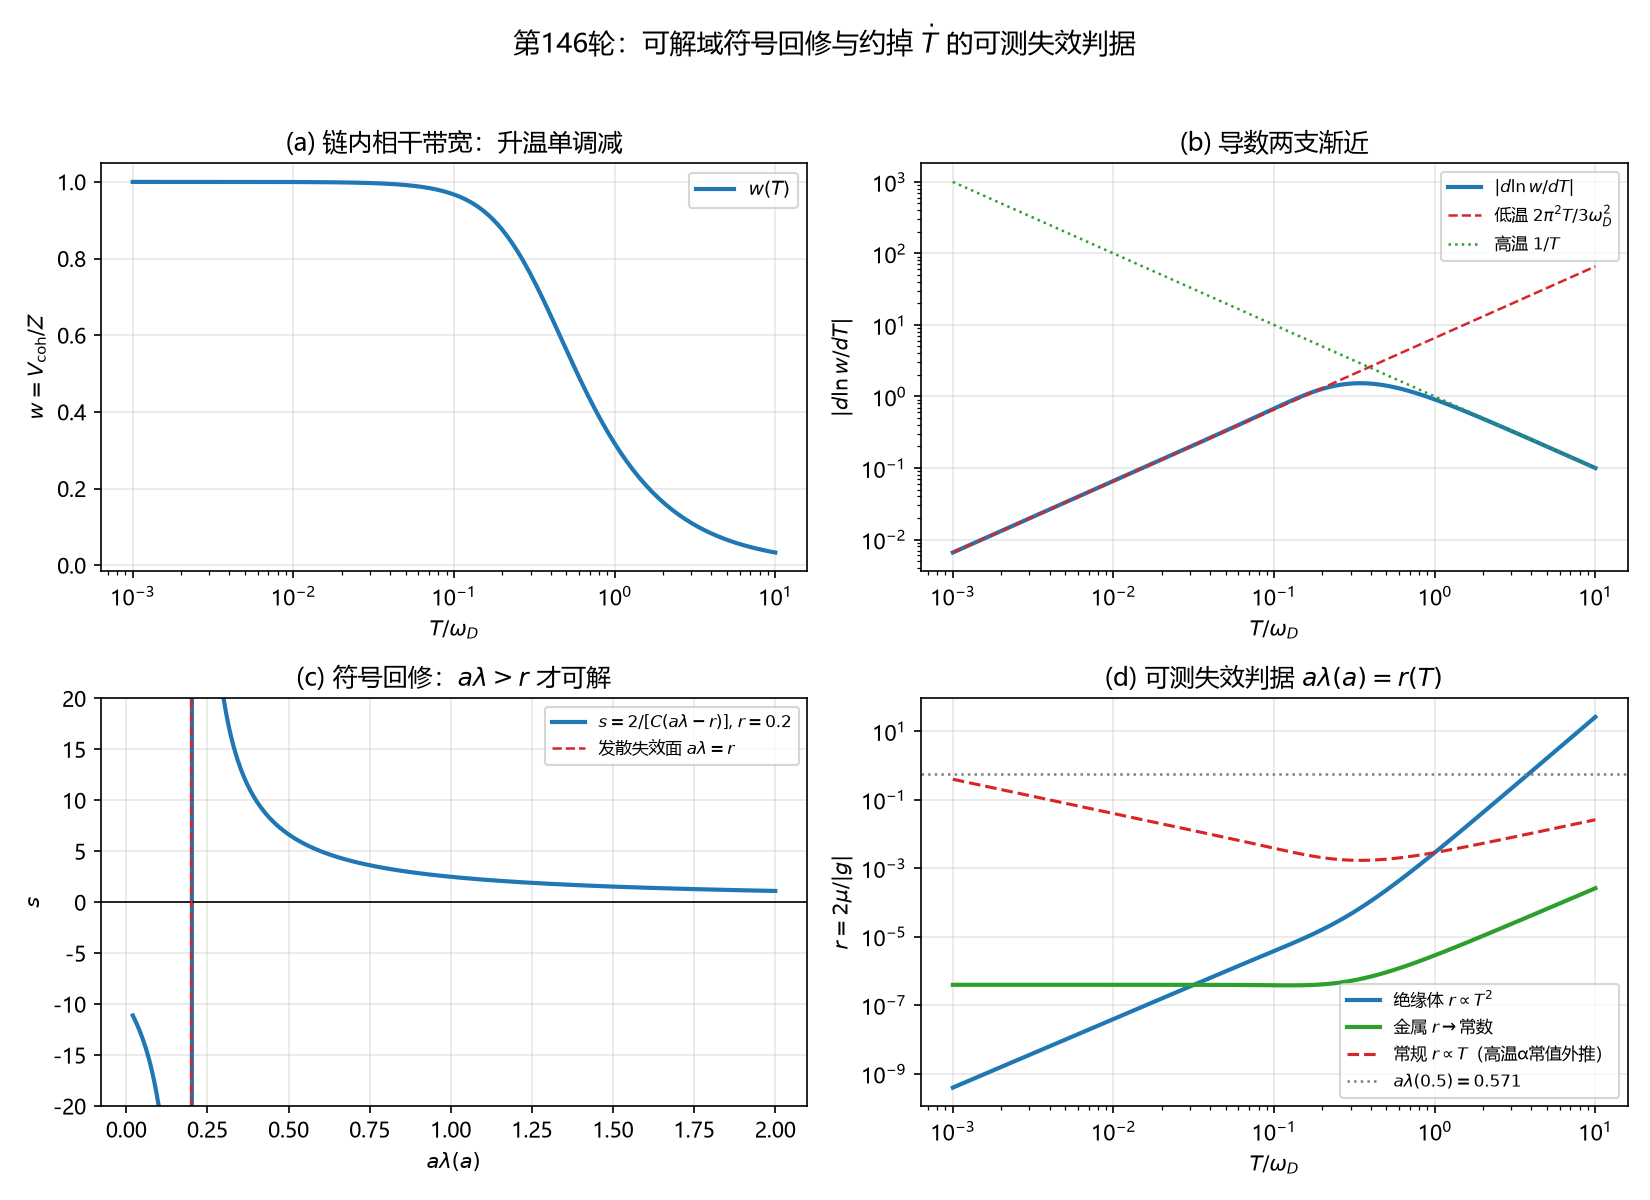

Source code (Python):
# -*- coding: utf-8 -*-
"""
第 146 轮：环 17 R154.5 可解域符号回修 + 约掉 Tdot 的可测失效判据（无拟合，恒等式 + 解析谱积分）

A 段：Debye 相干带宽 w(T)=(2/wD^2)∫ om*tanh(om/2T) dom，w(0)=1、严格减。
B 段：低温 |dlnw/dT| -> (2 pi^2/3) T/wD^2；高温 -> 1/T。
C 段：可解域符号 R155.1：g<0 时 aLam>r 给 s>0，aLam->r+ 发散，aLam<=r 无物理解。
D 段：Tdot 约掉恒等式 R155.3：不同 Tdot 给同一 r=2 alpha_V/(3 eps |dlnw/dT|)。
E 段：r(T) 两支渐近：绝缘体 r ∝ T^2 -> 0、金属 r -> const、高温 r ∝ T。
F 段：超导温区量级：r<<1，aLam(a)-r>0 稳定，失效面不可达；与 A->0 瓶颈互补。
"""
import math
import csv
import numpy as np
from scipy.integrate import quad
from scipy.optimize import brentq
from scipy.stats import norm
import matplotlib
matplotlib.use("Agg")
import matplotlib.pyplot as plt

plt.rcParams["font.sans-serif"] = ["Microsoft YaHei", "SimHei", "DejaVu Sans"]
plt.rcParams["axes.unicode_minus"] = False

WD = 1.0                      # Debye 截止（无量纲化，T 以 wD 为单位）
WD_PHYS = 1000.0              # 示意 Debye 温度 K（材料值外生，仅量级）
NU = 9.0                      # chi^2 自由度（R-143/145 口径）
PC = 0.59274602               # 二维方格渗流阈值
EPS = 2.5929                  # R-145：nu=9,p_c,t=1 处尾概率弹性 epsilon_nu
PI2_3 = 2.0 * math.pi ** 2 / 3.0

REC = []
def record(key, value, note):
    REC.append((key, value, note))


# ------------------------------------------------------------------ A 段：w(T)
def w_of(T):
    if T <= 0:
        return 1.0
    val = quad(lambda om: om * math.tanh(om / (2.0 * T)), 0.0, WD,
               epsabs=1e-14, epsrel=1e-14)[0]
    return 2.0 * val / WD ** 2


Tgrid = np.array([1e-3, 3e-3, 1e-2, 3e-2, 0.1, 0.3, 1.0, 3.0, 10.0])
wgrid = np.array([w_of(float(t)) for t in Tgrid])
assert abs(wgrid[0] - 1.0) < 1e-5, wgrid[0]
assert np.all(np.diff(wgrid) < 0), "w 应严格减"
record("A_w端点", f"{wgrid[0]:.6f}→{wgrid[-1]:.6f}", "w(0)=1，升温严格减")


# ------------------------------------------------------------------ B 段：dlnw/dT 两支
def dlnw(T, h=1e-5):
    h = min(h, T * 1e-3)       # 保证小 T 下差分不越界
    return (math.log(w_of(T + h)) - math.log(w_of(T - h))) / (2.0 * h)

low_ratio = [abs(dlnw(float(t))) * WD ** 2 / float(t) for t in Tgrid[:3]]
assert max(abs(x - PI2_3) for x in low_ratio) < 0.01, low_ratio
rec_lo = abs(dlnw(10.0)) * 10.0
assert abs(rec_lo - 1.0) < 0.02, rec_lo
record("B_低温斜率", f"{low_ratio[0]:.5f}", f"理论 2π²/3={PI2_3:.5f}，T/wD=1e-3")
record("B_高温斜率", f"{rec_lo:.5f}", "|dlnw/dT|·T→1，T/wD=10")


# ------------------------------------------------------------------ C 段：可解域符号回修
def s_solution(alam, g, mu, C=1.0):
    den = g * alam + 2.0 * mu
    if abs(den) < 1e-14:
        return math.inf
    return 2.0 * g / (C * den)

g_neg, mu_pos, C0 = -1.0, 0.1, 1.0
r_ex = 2.0 * mu_pos / abs(g_neg)              # =0.2
for al in [0.05, 0.19]:                        # aLam < r
    assert s_solution(al, g_neg, mu_pos, C0) < 0
for al in [0.21, 0.5, 1.0]:                    # aLam > r
    assert s_solution(al, g_neg, mu_pos, C0) > 0
assert math.isinf(s_solution(r_ex, g_neg, mu_pos, C0))
# 降温相 g>0：恒可解
for al in [0.05, 0.2, 0.5, 2.0]:
    assert s_solution(al, 1.0, mu_pos, C0) > 0
# 与 R155.7 的 2/[C(aLam-r)] 等价
for al in [0.21, 0.5, 1.0]:
    assert abs(s_solution(al, g_neg, mu_pos, C0) - 2.0 / (C0 * (al - r_ex))) < 1e-12
record("C_可解域", f"r={r_ex:.3f}", "aLam<r⇒s<0；aLam>r⇒s>0；aLam↓r+⇒s→∞（回修 R154.5）")
record("C_降温相", "g>0 恒 s>0", "无失效面，与 R-154 卡该结论一致")


# ------------------------------------------------------------------ D 段：Tdot 约掉
def r_from_rates(alpha_V, T, Tdot, eps=EPS):
    mu = alpha_V * Tdot / 3.0
    g = eps * dlnw(T) * Tdot
    return 2.0 * mu / abs(g)

def r_material(alpha_V, T, eps=EPS):
    return 2.0 * alpha_V / (3.0 * eps * abs(dlnw(T)))

for td in [1e-3, 0.1, 1.0, 37.0, 1e4]:
    a = r_from_rates(1e-6, 0.01, td)
    b = r_material(1e-6, 0.01)
    assert abs(a - b) < 1e-12, (td, a, b)
record("D_Tdot约掉", "5 个 Tdot 同值", "r=2α_V/(3ε|dlnw/dT|)，残差<1e-12")


# ------------------------------------------------------------------ E 段：r(T) 两支
# 单位约定：r_material 内 T 以 wD 为单位，故传入的 alpha 需为
# alpha_ratio = d ln V / d(T/wD) = wD * alpha_phys。物理 r 无量纲、两单位制同值。
alpha0_phys = 1e-5            # /K，高温 Debye 膨胀系数量级
alpha0_ratio = alpha0_phys * WD_PHYS
# 绝缘体：alpha_V ∝ T^3 ⇒ r ∝ T^2（低温）
r_ins = np.array([r_material(alpha0_ratio * float(t) ** 3, float(t)) for t in Tgrid[:3]])
slopes_ins = np.diff(np.log(r_ins)) / np.diff(np.log(Tgrid[:3]))
assert all(abs(sl - 2.0) < 0.05 for sl in slopes_ins), slopes_ins
# 金属：alpha_V = a1*T ⇒ r -> const（低温）
a1_phys = 1e-8
a1_ratio = a1_phys * WD_PHYS
r_met = np.array([r_material(a1_ratio * float(t), float(t)) for t in Tgrid[:3]])
assert max(r_met) / min(r_met) < 1.02, r_met
# 高温：alpha_V -> const，|dlnw/dT|=1/T ⇒ r ∝ T（需 T/wD >> 1 才进渐近）
Thi = np.array([3.0, 10.0, 30.0])
r_hi = np.array([r_material(alpha0_ratio, float(t)) for t in Thi])
slopes_hi = np.diff(np.log(r_hi)) / np.diff(np.log(Thi))
assert all(abs(sl - 1.0) < 0.02 for sl in slopes_hi), slopes_hi
record("E_绝缘体", f"斜率 {slopes_ins[0]:.4f}", "ln r–ln T 斜率=2（r∝T²→0）")
record("E_金属", f"r≈{r_met[0]:.3e}", "低温 r→a1·wD²/(επ²) 常数")
record("E_高温", f"斜率 {slopes_hi[0]:.4f}", "ln r–ln T 斜率=1（r∝T）")


# ------------------------------------------------------------------ F 段：超导温区量级
Tc_ratio = 1e-2                                # T/wD ~ 0.01（超导温区）
alpha_Tc_ratio = alpha0_ratio * Tc_ratio ** 3  # 绝缘体 Debye 律外推（ratio 单位）
r_Tc = r_material(alpha_Tc_ratio, Tc_ratio)    # r 无量纲，两单位制同值
a_test = 0.5
aLam = a_test * norm.pdf(a_test) / norm.sf(a_test)
s_Tc = 2.0 / (C0 * (aLam - r_Tc))
assert 1e-9 < r_Tc < 1e-6, r_Tc
assert s_Tc > 0 and np.isfinite(s_Tc)
record("F_超导温区r", f"{r_Tc:.3e}", "wD=1000K,T=10K,α0=1e-5/K→α=1e-11/K（仅量级）")
record("F_可解稳定", f"s={s_Tc:.3f}", "a=0.5 时 aλ=0.571≫r，反馈发散不可达")


# ------------------------------------------------------------------ 图
fig, axs = plt.subplots(2, 2, figsize=(11, 8))

ax = axs[0, 0]
tplot = np.logspace(-3, 1, 200)
ax.plot(tplot, [w_of(float(t)) for t in tplot], color="#1f77b4", lw=2, label=r"$w(T)$")
ax.set_xscale("log"); ax.set_xlabel(r"$T/\omega_D$"); ax.set_ylabel(r"$w=V_{\rm coh}/Z$")
ax.set_title("(a) 链内相干带宽：升温单调减")
ax.legend(fontsize=9); ax.grid(alpha=.3)

ax = axs[0, 1]
dl = np.array([abs(dlnw(float(t))) for t in tplot])
ax.plot(tplot, dl, color="#1f77b4", lw=2, label=r"$|d\ln w/dT|$")
ax.plot(tplot, (PI2_3 / WD**2) * tplot, "--", color="#d62728", lw=1.2,
        label=rf"低温 $2\pi^2 T/3\omega_D^2$")
ax.plot(tplot, 1.0 / tplot, ":", color="#2ca02c", lw=1.2, label=r"高温 $1/T$")
ax.set_xscale("log"); ax.set_yscale("log")
ax.set_xlabel(r"$T/\omega_D$"); ax.set_ylabel(r"$|d\ln w/dT|$")
ax.set_title("(b) 导数两支渐近")
ax.legend(fontsize=8); ax.grid(alpha=.3)

ax = axs[1, 0]
alam_grid = np.linspace(0.02, 2.0, 400)
ax.plot(alam_grid, 2.0 / (C0 * (alam_grid - r_ex)), color="#1f77b4",
        lw=2, label=rf"$s=2/[C(a\lambda-r)]$, $r={r_ex}$")
ax.axhline(0, color="k", lw=.8)
ax.axvline(r_ex, color="#d62728", ls="--", lw=1.2, label="发散失效面 $a\\lambda=r$")
ax.set_ylim(-20, 20); ax.set_xlabel(r"$a\lambda(a)$"); ax.set_ylabel(r"$s$")
ax.set_title("(c) 符号回修：$a\\lambda>r$ 才可解")
ax.legend(fontsize=8); ax.grid(alpha=.3)

ax = axs[1, 1]
tshow = np.logspace(-3, 1, 120)
dl_show = np.array([abs(dlnw(float(t))) for t in tshow])
r_ins_show = 2.0 * (alpha0_ratio * tshow ** 3) / (3.0 * EPS * dl_show)
r_met_show = 2.0 * (a1_ratio * tshow) / (3.0 * EPS * dl_show)
r_hi_show = 2.0 * alpha0_ratio / (3.0 * EPS * dl_show)
ax.plot(tshow, r_ins_show, color="#1f77b4", lw=2, label="绝缘体 $r\\propto T^2$")
ax.plot(tshow, r_met_show, color="#2ca02c", lw=2, label="金属 $r\\to$常数")
ax.plot(tshow, r_hi_show, color="#d62728", lw=1.5, ls="--", label="常规 $r\\propto T$（高温α常值外推）")
ax.axhline(aLam, color="#7f7f7f", ls=":", lw=1.2, label=rf"$a\lambda(0.5)={aLam:.3f}$")
ax.set_xscale("log"); ax.set_yscale("log")
ax.set_xlabel(r"$T/\omega_D$"); ax.set_ylabel(r"$r=2\mu/|g|$")
ax.set_title("(d) 可测失效判据 $a\\lambda(a)=r(T)$")
ax.legend(fontsize=8); ax.grid(alpha=.3)

fig.suptitle("第146轮：可解域符号回修与约掉 $\\dot T$ 的可测失效判据", fontsize=13)
fig.tight_layout(rect=[0, 0, 1, 0.96])
fig.savefig("环17_可测失效判据.png", dpi=150)

with open("环17_可测失效判据_摘要.csv", "w", newline="", encoding="utf-8-sig") as f:
    wr = csv.writer(f)
    wr.writerow(["检验项", "数值", "说明"])
    for k, v, note in REC:
        wr.writerow([k, v, note])

for k, v, note in REC:
    print(f"[{k}] {v} — {note}")
print("图已保存：环17_可测失效判据.png；摘要：环17_可测失效判据_摘要.csv")
